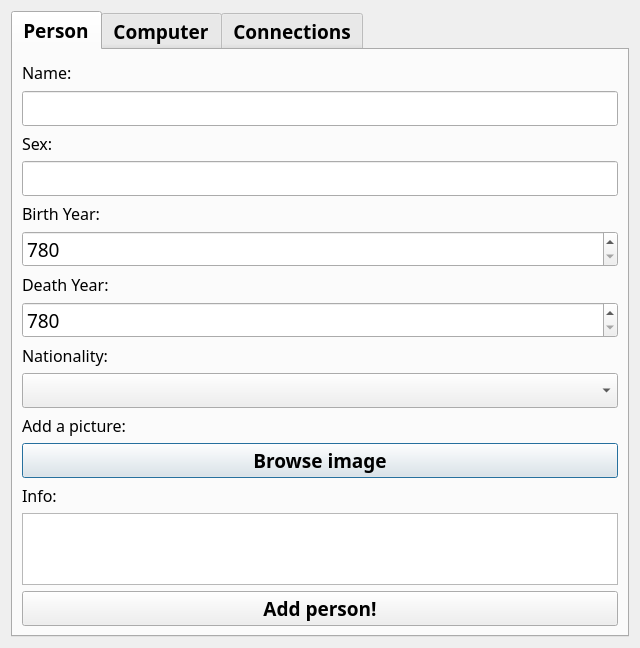
<?xml version="1.0" encoding="UTF-8"?>
<ui version="4.0">
 <class>addItem</class>
 <widget class="QDialog" name="addItem">
  <property name="geometry">
   <rect>
    <x>0</x>
    <y>0</y>
    <width>640</width>
    <height>617</height>
   </rect>
  </property>
  <property name="windowTitle">
   <string>Dialog</string>
  </property>
  <layout class="QVBoxLayout" name="verticalLayout_2">
   <item>
    <widget class="QTabWidget" name="tabWidget">
     <property name="font">
      <font>
       <family>Calibri Light</family>
       <pointsize>14</pointsize>
       <weight>75</weight>
       <bold>true</bold>
      </font>
     </property>
     <property name="currentIndex">
      <number>0</number>
     </property>
     <widget class="QWidget" name="tab">
      <attribute name="title">
       <string>Person</string>
      </attribute>
      <layout class="QVBoxLayout" name="verticalLayout">
       <item>
        <layout class="QHBoxLayout" name="horizontalLayout_3">
         <item>
          <widget class="QLabel" name="label">
           <property name="font">
            <font>
             <family>Calibri Light</family>
             <pointsize>12</pointsize>
             <weight>50</weight>
             <bold>false</bold>
            </font>
           </property>
           <property name="text">
            <string>Name:</string>
           </property>
          </widget>
         </item>
         <item>
          <widget class="QLabel" name="LabelErrorAddPersonName">
           <property name="text">
            <string/>
           </property>
          </widget>
         </item>
        </layout>
       </item>
       <item>
        <widget class="QLineEdit" name="AddPersonNameInput">
         <property name="text">
          <string/>
         </property>
        </widget>
       </item>
       <item>
        <widget class="QLabel" name="label_2">
         <property name="font">
          <font>
           <family>Calibri Light</family>
           <pointsize>12</pointsize>
           <weight>50</weight>
           <bold>false</bold>
          </font>
         </property>
         <property name="text">
          <string>Sex:</string>
         </property>
        </widget>
       </item>
       <item>
        <widget class="QLineEdit" name="AddPersonSexInput"/>
       </item>
       <item>
        <widget class="QLabel" name="label_3">
         <property name="font">
          <font>
           <family>Calibri Light</family>
           <pointsize>12</pointsize>
          </font>
         </property>
         <property name="text">
          <string>&lt;html&gt;&lt;head/&gt;&lt;body&gt;&lt;p&gt;&lt;span style=&quot; font-weight:400;&quot;&gt;Birth Year:&lt;/span&gt;&lt;/p&gt;&lt;/body&gt;&lt;/html&gt;</string>
         </property>
        </widget>
       </item>
       <item>
        <widget class="QSpinBox" name="AddPersonBirthYearInput">
         <property name="font">
          <font>
           <weight>50</weight>
           <bold>false</bold>
          </font>
         </property>
         <property name="minimum">
          <number>780</number>
         </property>
         <property name="maximum">
          <number>2016</number>
         </property>
        </widget>
       </item>
       <item>
        <widget class="QLabel" name="label_4">
         <property name="font">
          <font>
           <family>Calibri Light</family>
           <pointsize>12</pointsize>
          </font>
         </property>
         <property name="text">
          <string>&lt;html&gt;&lt;head/&gt;&lt;body&gt;&lt;p&gt;&lt;span style=&quot; font-weight:400;&quot;&gt;Death Year:&lt;/span&gt;&lt;/p&gt;&lt;/body&gt;&lt;/html&gt;</string>
         </property>
        </widget>
       </item>
       <item>
        <widget class="QSpinBox" name="AddPersonDeathYearInput">
         <property name="font">
          <font>
           <weight>50</weight>
           <bold>false</bold>
          </font>
         </property>
         <property name="minimum">
          <number>780</number>
         </property>
         <property name="maximum">
          <number>2016</number>
         </property>
        </widget>
       </item>
       <item>
        <widget class="QLabel" name="label_5">
         <property name="font">
          <font>
           <family>Calibri Light</family>
           <pointsize>12</pointsize>
          </font>
         </property>
         <property name="text">
          <string>&lt;html&gt;&lt;head/&gt;&lt;body&gt;&lt;p&gt;&lt;span style=&quot; font-weight:400;&quot;&gt;Nationality:&lt;/span&gt;&lt;/p&gt;&lt;/body&gt;&lt;/html&gt;</string>
         </property>
        </widget>
       </item>
       <item>
        <widget class="QComboBox" name="AddPersonNationalityDropdown"/>
       </item>
       <item>
        <widget class="QLabel" name="label_14">
         <property name="font">
          <font>
           <family>Calibri Light</family>
           <pointsize>12</pointsize>
           <weight>50</weight>
           <bold>false</bold>
          </font>
         </property>
         <property name="text">
          <string>&lt;html&gt;&lt;head/&gt;&lt;body&gt;&lt;p&gt;Add a picture:&lt;/p&gt;&lt;/body&gt;&lt;/html&gt;</string>
         </property>
        </widget>
       </item>
       <item>
        <widget class="QPushButton" name="pushButton_4">
         <property name="text">
          <string>Browse image</string>
         </property>
        </widget>
       </item>
       <item>
        <widget class="QLabel" name="label_6">
         <property name="font">
          <font>
           <family>Calibri Light</family>
           <pointsize>12</pointsize>
          </font>
         </property>
         <property name="text">
          <string>&lt;html&gt;&lt;head/&gt;&lt;body&gt;&lt;p&gt;&lt;span style=&quot; font-weight:400;&quot;&gt;Info:&lt;/span&gt;&lt;/p&gt;&lt;/body&gt;&lt;/html&gt;</string>
         </property>
        </widget>
       </item>
       <item>
        <widget class="QTextEdit" name="AddPersonInfoInput"/>
       </item>
       <item>
        <widget class="QPushButton" name="AddPersonButton">
         <property name="font">
          <font>
           <family>Calibri Light</family>
           <pointsize>14</pointsize>
          </font>
         </property>
         <property name="text">
          <string>Add person!</string>
         </property>
        </widget>
       </item>
      </layout>
     </widget>
     <widget class="QWidget" name="tab_2">
      <attribute name="title">
       <string>Computer</string>
      </attribute>
      <layout class="QVBoxLayout" name="verticalLayout_3">
       <item>
        <widget class="QLabel" name="label_7">
         <property name="text">
          <string>&lt;html&gt;&lt;head/&gt;&lt;body&gt;&lt;p&gt;&lt;span style=&quot; font-size:12pt; font-weight:400;&quot;&gt;Name:&lt;/span&gt;&lt;/p&gt;&lt;/body&gt;&lt;/html&gt;</string>
         </property>
        </widget>
       </item>
       <item>
        <widget class="QLineEdit" name="AddComputerNameInput">
         <property name="text">
          <string/>
         </property>
        </widget>
       </item>
       <item>
        <widget class="QLabel" name="label_8">
         <property name="text">
          <string>&lt;html&gt;&lt;head/&gt;&lt;body&gt;&lt;p&gt;&lt;span style=&quot; font-size:12pt; font-weight:400;&quot;&gt;Type:&lt;/span&gt;&lt;/p&gt;&lt;/body&gt;&lt;/html&gt;</string>
         </property>
        </widget>
       </item>
       <item>
        <widget class="QLineEdit" name="AddComputerTypeInput">
         <property name="text">
          <string/>
         </property>
        </widget>
       </item>
       <item>
        <widget class="QCheckBox" name="AddComputerBuiltCheckBox">
         <property name="font">
          <font>
           <family>Calibri Light</family>
           <pointsize>12</pointsize>
           <weight>50</weight>
           <bold>false</bold>
          </font>
         </property>
         <property name="text">
          <string>Built</string>
         </property>
        </widget>
       </item>
       <item>
        <widget class="QLabel" name="label_9">
         <property name="font">
          <font>
           <pointsize>12</pointsize>
           <weight>50</weight>
           <bold>false</bold>
          </font>
         </property>
         <property name="text">
          <string>Build Year:</string>
         </property>
        </widget>
       </item>
       <item>
        <widget class="QLineEdit" name="AddComputerBuildYearInput">
         <property name="text">
          <string/>
         </property>
        </widget>
       </item>
       <item>
        <widget class="QLabel" name="label_11">
         <property name="font">
          <font>
           <pointsize>12</pointsize>
           <weight>50</weight>
           <bold>false</bold>
          </font>
         </property>
         <property name="text">
          <string>Nationality:</string>
         </property>
        </widget>
       </item>
       <item>
        <widget class="QComboBox" name="AddComputerNationalityDropdown"/>
       </item>
       <item>
        <widget class="QLabel" name="label_12">
         <property name="font">
          <font>
           <pointsize>12</pointsize>
           <weight>50</weight>
           <bold>false</bold>
          </font>
         </property>
         <property name="text">
          <string>Info:</string>
         </property>
        </widget>
       </item>
       <item>
        <widget class="QTextEdit" name="AddComputerInfoInput"/>
       </item>
       <item>
        <widget class="QPushButton" name="AddComputerButton">
         <property name="text">
          <string>Add computer!</string>
         </property>
        </widget>
       </item>
      </layout>
     </widget>
     <widget class="QWidget" name="tab_3">
      <attribute name="title">
       <string>Connections</string>
      </attribute>
      <layout class="QGridLayout" name="gridLayout">
       <item row="0" column="1">
        <widget class="QLabel" name="label_13">
         <property name="font">
          <font>
           <family>Calibri Light</family>
           <pointsize>12</pointsize>
           <weight>50</weight>
           <bold>false</bold>
          </font>
         </property>
         <property name="text">
          <string>&lt;html&gt;&lt;head/&gt;&lt;body&gt;&lt;p align=&quot;center&quot;&gt;Pick a computer you want to connect:&lt;/p&gt;&lt;/body&gt;&lt;/html&gt;</string>
         </property>
        </widget>
       </item>
       <item row="0" column="0">
        <widget class="QLabel" name="label_10">
         <property name="font">
          <font>
           <family>Calibri Light</family>
           <pointsize>12</pointsize>
           <weight>50</weight>
           <bold>false</bold>
          </font>
         </property>
         <property name="text">
          <string>&lt;html&gt;&lt;head/&gt;&lt;body&gt;&lt;p align=&quot;center&quot;&gt;Pick  a person you want to connect:&lt;/p&gt;&lt;/body&gt;&lt;/html&gt;</string>
         </property>
        </widget>
       </item>
       <item row="1" column="0">
        <widget class="QListView" name="PersonConnections"/>
       </item>
       <item row="1" column="1">
        <widget class="QListView" name="listView"/>
       </item>
       <item row="2" column="0" colspan="2">
        <widget class="QPushButton" name="AddConnectionButton">
         <property name="font">
          <font>
           <family>Calibri Light</family>
           <pointsize>14</pointsize>
          </font>
         </property>
         <property name="text">
          <string>Connect!</string>
         </property>
        </widget>
       </item>
      </layout>
     </widget>
    </widget>
   </item>
  </layout>
 </widget>
 <resources/>
 <connections/>
</ui>
